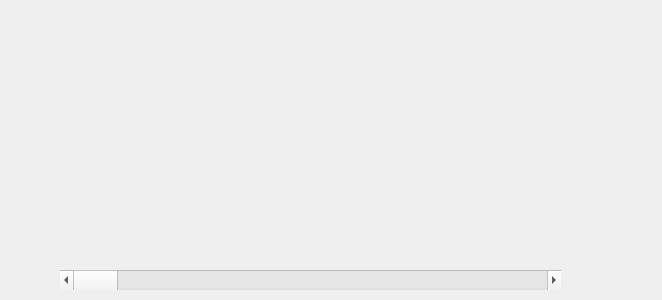
<?xml version="1.0" encoding="UTF-8"?>
<ui version="4.0">
 <class>Dry</class>
 <widget class="QDialog" name="Dry">
  <property name="geometry">
   <rect>
    <x>0</x>
    <y>0</y>
    <width>662</width>
    <height>300</height>
   </rect>
  </property>
  <property name="windowTitle">
   <string>Dialog</string>
  </property>
  <widget class="QLabel" name="wifilabel">
   <property name="geometry">
    <rect>
     <x>500</x>
     <y>10</y>
     <width>51</width>
     <height>30</height>
    </rect>
   </property>
   <property name="text">
    <string/>
   </property>
   <property name="scaledContents">
    <bool>true</bool>
   </property>
  </widget>
  <widget class="QLabel" name="bluetoothlabel">
   <property name="geometry">
    <rect>
     <x>376</x>
     <y>10</y>
     <width>51</width>
     <height>30</height>
    </rect>
   </property>
   <property name="text">
    <string/>
   </property>
   <property name="scaledContents">
    <bool>true</bool>
   </property>
  </widget>
  <widget class="QLabel" name="settinglabel">
   <property name="geometry">
    <rect>
     <x>610</x>
     <y>10</y>
     <width>47</width>
     <height>30</height>
    </rect>
   </property>
   <property name="text">
    <string/>
   </property>
   <property name="scaledContents">
    <bool>true</bool>
   </property>
  </widget>
  <widget class="QPushButton" name="pushButton">
   <property name="geometry">
    <rect>
     <x>0</x>
     <y>0</y>
     <width>61</width>
     <height>41</height>
    </rect>
   </property>
   <property name="text">
    <string/>
   </property>
   <property name="icon">
    <iconset resource="resource.qrc">
     <normaloff>:/Img/Image/backicon.png</normaloff>:/Img/Image/backicon.png</iconset>
   </property>
   <property name="iconSize">
    <size>
     <width>30</width>
     <height>30</height>
    </size>
   </property>
   <property name="autoRepeat">
    <bool>false</bool>
   </property>
   <property name="autoExclusive">
    <bool>false</bool>
   </property>
   <property name="autoDefault">
    <bool>false</bool>
   </property>
   <property name="default">
    <bool>false</bool>
   </property>
   <property name="flat">
    <bool>true</bool>
   </property>
  </widget>
  <widget class="QLabel" name="charginglabel">
   <property name="geometry">
    <rect>
     <x>316</x>
     <y>10</y>
     <width>51</width>
     <height>30</height>
    </rect>
   </property>
   <property name="text">
    <string/>
   </property>
   <property name="scaledContents">
    <bool>true</bool>
   </property>
  </widget>
  <widget class="QLabel" name="keylabel">
   <property name="geometry">
    <rect>
     <x>440</x>
     <y>10</y>
     <width>47</width>
     <height>30</height>
    </rect>
   </property>
   <property name="text">
    <string/>
   </property>
   <property name="scaledContents">
    <bool>true</bool>
   </property>
  </widget>
  <widget class="QLabel" name="timerlabel">
   <property name="geometry">
    <rect>
     <x>560</x>
     <y>10</y>
     <width>47</width>
     <height>30</height>
    </rect>
   </property>
   <property name="text">
    <string/>
   </property>
  </widget>
  <widget class="QWidget" name="gridLayoutWidget">
   <property name="geometry">
    <rect>
     <x>69</x>
     <y>90</y>
     <width>491</width>
     <height>161</height>
    </rect>
   </property>
   <layout class="QGridLayout" name="gridLayout">
    <property name="sizeConstraint">
     <enum>QLayout::SetMaximumSize</enum>
    </property>
   </layout>
  </widget>
  <widget class="QScrollBar" name="horizontalScrollBar">
   <property name="geometry">
    <rect>
     <x>60</x>
     <y>270</y>
     <width>501</width>
     <height>20</height>
    </rect>
   </property>
   <property name="orientation">
    <enum>Qt::Horizontal</enum>
   </property>
  </widget>
 </widget>
 <resources>
  <include location="resource.qrc"/>
 </resources>
 <connections/>
</ui>
